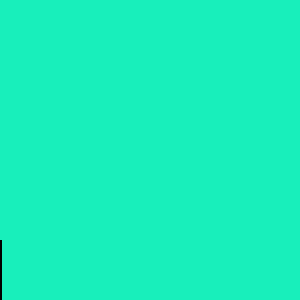
Frame 1 (no input)
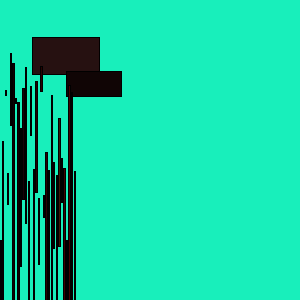
Frame 60 (the mouse pressed at the canvas centre just before this capture)
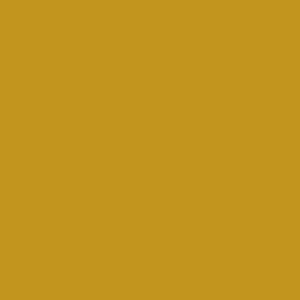
Frame 120 (the mouse held since frame 60 and released just before this capture)

The Processing sketch that drew these frames (run headless with seeded random() and noise(); from frame 60 on, the mouse is pressed at the canvas centre):

// Processing sketch: processing_36878
// ── processing_36878.pde

void setup() {
  size(300, 300);
  background(24, 239, 187);
}

float count=0;
float num=235;

void draw() {
  if (count<num) {
    if (count%2==0) {//this makes the main pattern
      fill(count/num*width, height/random(0, 255), width/random(0, 255));
      rect(count*width/num, random(50,250), width/num, random(0, 300));
    }
    else {
      if (count%17==0) {
        fill(random(10, 50), height/count, width/count);
        rect(count+15, count+20, width/count+50, width/count+20);
      }
    }
  }
  count++;
  if(mousePressed){  //this will start the pattern over and change background color
    count=0;
    background(random(0,255),random(0,255),random(0,255));
  }
}
